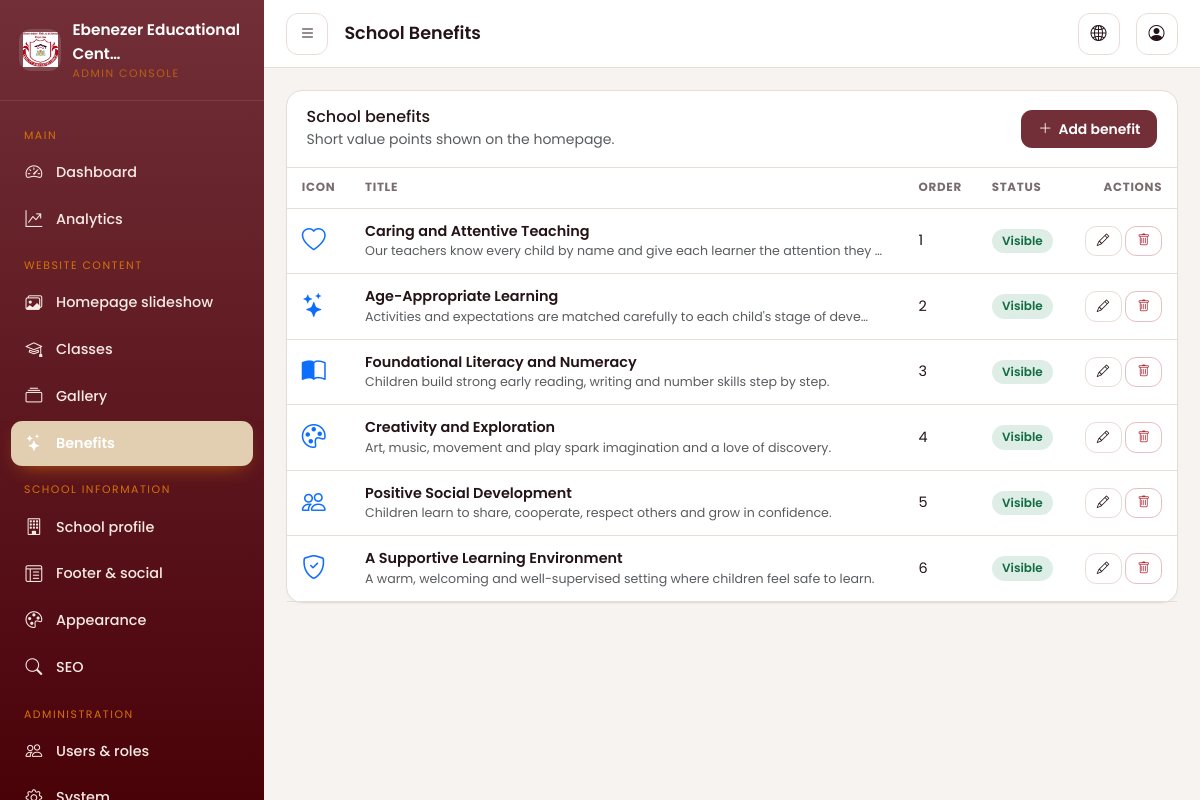
Page /dashboard/benefits/ (signed in) on the committed database.
### apps/core/models.py (models this page shows, shortened)
class SingletonModel(models.Model):
    CACHE_KEY = None
    class Meta:
        abstract = True
    @classmethod
    def _cache_key(cls) -> str:
        return cls.CACHE_KEY or f"singleton:{cls._meta.label}"
    @classmethod
    def get_solo(cls):
        key = cls._cache_key()
        obj = cache.get(key)
        if obj is None:
            obj, _ = cls.objects.get_or_create(pk=1)
            cache.set(key, obj, 60)
        return obj

class SchoolSettings(SingletonModel):
    CACHE_KEY = "settings:school"
    school_name = models.CharField(max_length=150, default="Ebenezer Educational Centre")
    short_description = models.CharField(
        max_length=300,
        blank=True,
        help_text="Used in the footer and social sharing cards.",
    )
    tagline = models.CharField(
        max_length=200,
        blank=True,
        help_text="Short tagline shown below the school name in the navbar.",
    )
    full_description = models.TextField(
        blank=True,
        help_text="Longer introduction used on the homepage and About page.",
    )
    address = models.CharField(max_length=255, blank=True, default="Jukwa, Cape Coast")
    town = models.CharField(max_length=100, blank=True, default="Jukwa")
    region = models.CharField(max_length=100, blank=True, default="Central Region")
    country = models.CharField(max_length=100, blank=True, default="Ghana")
    phone_primary = models.CharField(max_length=40, blank=True)
    phone_secondary = models.CharField(max_length=40, blank=True)
    email_primary = models.EmailField(blank=True)
    email_secondary = models.EmailField(blank=True)
    opening_hours = models.CharField(
        max_length=200, blank=True, default="Monday - Friday, 7:00am - 4:00pm"
    )
    vision = models.TextField(blank=True)
    mission = models.TextField(blank=True)
    proprietress_name = models.CharField(max_length=150, blank=True)
    proprietress_title = models.CharField(
        max_length=150, blank=True, default="Proprietress"
    )
    proprietress_message = models.TextField(blank=True)
    headmistress_image = models.ImageField(
        upload_to="branding/",
        blank=True,
        null=True,
        help_text="Optional photo of the school headmistress.",
    )
    logo = models.ImageField(upload_to="branding/", blank=True, null=True)
    logo_light = models.ImageField(
        upload_to="branding/",
        blank=True,
        null=True,
        help_text="Optional logo variant for dark backgrounds.",
    )
    favicon = models.ImageField(upload_to="branding/", blank=True, null=True)
    default_image = models.ImageField(
        upload_to="branding/", blank=True, null=True
    )
    home_welcome_image = models.ImageField(
        upload_to="branding/",
        blank=True,
        null=True,
        help_text="Photo shown in the Welcome section of the homepage.",
    )
    home_welcome_video = models.FileField(
        upload_to="branding/videos/",
        blank=True,
        null=True,
        validators=[VideoValidator()],
        help_text="Optional video shown in the Welcome section of the homepage (takes priority over the image if both are set).",
    )
    about_story_image = models.ImageField(
        upload_to="branding/",
        blank=True,
        null=True,
        help_text="Photo shown in the Our Story section of the About page.",
    )
    about_story_video = models.FileField(
        upload_to="branding/videos/",
        blank=True,
        null=True,
        validators=[VideoValidator()],
        help_text="Optional video shown in the Our Story section of the About page (takes priority over the image if both are set).",
    )
    map_url = models.URLField(
        blank=True,
        max_length=1000,
        help_text="Google Maps embed URL (Share → Embed a map in Google Maps), not a short sharing link. Leave blank to hide the map.",
    )
    directions_url = models.URLField(blank=True)
    footer_intro = models.TextField(blank=True)
    footer_copyright = models.CharField(max_length=255, blank=True)
    facebook_url = models.URLField(blank=True)
    instagram_url = models.URLField(blank=True)
    twitter_url = models.URLField(blank=True)
    tiktok_url = models.URLField(blank=True)
    youtube_url = models.URLField(blank=True)
    linkedin_url = models.URLField(blank=True)
    whatsapp_number = models.CharField(max_length=40, blank=True)
    updated_at = models.DateTimeField(auto_now=True)
    class Meta:
        verbose_name = "School settings"
        verbose_name_plural = "School settings"

### apps/school/models.py (models this page shows, shortened)
class SchoolBenefit(TimeStampedModel):
    title = models.CharField(max_length=120)
    description = models.TextField()
    icon = models.CharField(
        max_length=60,
        blank=True,
        default="bi-star",
        help_text="A Bootstrap Icons class name, e.g. bi-heart.",
    )
    display_order = models.PositiveIntegerField(default=0, validators=[MinValueValidator(0)])
    is_published = models.BooleanField(default=True, db_index=True)
    class Meta:
        ordering = ["display_order", "id"]
        verbose_name = "School benefit"
        verbose_name_plural = "School benefits"

### apps/dashboard/views.py (the view)
# urls.py: path("benefits/", views.benefit_list, name="benefit_list"),
@capability_required("content_manage")
def benefit_list(request):
    benefits = SchoolBenefit.objects.all()
    return render(
        request,
        "dashboard/benefits/list.html",
        {"benefits": benefits, "page_title": "School Benefits", "active": "benefits"},
    )

### templates/dashboard/benefits/list.html
{% extends "dashboard/base.html" %}
{% block content %}
<div class="dash-card">
  <div class="dash-card-head">
    <div>
      <h2 class="h6 mb-0">School benefits</h2>
      <span class="text-muted small">Short value points shown on the homepage.</span>
    </div>
    <a href="{% url 'dashboard:benefit_create' %}" class="dash-btn dash-btn-primary"><i class="bi bi-plus-lg"></i> Add benefit</a>
  </div>
  <div class="table-responsive">
    <table class="dash-table">
      <thead><tr><th>Icon</th><th>Title</th><th>Order</th><th>Status</th><th class="text-end">Actions</th></tr></thead>
      <tbody>
        {% for b in benefits %}
          <tr>
            <td><i class="bi {{ b.icon|default:'bi-stars' }} fs-4 text-primary"></i></td>
            <td>
              <div class="fw-semibold">{{ b.title }}</div>
              <div class="text-muted small">{{ b.description|truncatechars:80 }}</div>
            </td>
            <td>{{ b.display_order }}</td>
            <td>{% if b.is_published %}<span class="pill pill-active">Visible</span>{% else %}<span class="pill pill-inactive">Hidden</span>{% endif %}</td>
            <td class="text-end text-nowrap">
              <a class="dash-btn dash-btn-light dash-btn-sm" href="{% url 'dashboard:benefit_update' b.pk %}"><i class="bi bi-pencil"></i></a>
              <a class="dash-btn dash-btn-danger dash-btn-sm" href="{% url 'dashboard:benefit_delete' b.pk %}"><i class="bi bi-trash"></i></a>
            </td>
          </tr>
        {% empty %}
          <tr><td colspan="5" class="text-center text-muted py-5">No benefits yet.</td></tr>
        {% endfor %}
      </tbody>
    </table>
  </div>
</div>
{% endblock %}

### templates/dashboard/partials/sidebar.html (shortened to what this page needs)
{% load static %}{% load permissions %}
<aside class="dash-sidebar" aria-label="Dashboard navigation">
  <a class="dash-brand" href="{% url 'dashboard:overview' %}">
    <span class="mark">
      {% if school.logo %}<img src="{{ school.logo.url }}" alt="">{% else %}<i class="bi bi-mortarboard-fill"></i>{% endif %}
    </span>
    <span>
      <span class="name">{{ school.school_name|truncatechars:26 }}</span>
      <span class="sub d-block" style="color:#D5720A">Admin Console</span>
    </span>
  </a>
  <nav class="dash-nav">
    <div class="group-label">Main</div>
    {% if request.user|can:"dashboard_access" %}
      <a href="{% url 'dashboard:overview' %}" class="{% if active == 'overview' %}active{% endif %}"><i class="bi bi-speedometer2"></i> Dashboard</a>
    {% endif %}
    {% if request.user|can:"analytics_view" %}
      <a href="{% url 'dashboard:analytics' %}" class="{% if active == 'analytics' %}active{% endif %}"><i class="bi bi-graph-up-arrow"></i> Analytics</a>
    {% endif %}
    {% if request.user|can:"content_manage" %}
      <div class="group-label">Website content</div>
      <a href="{% url 'dashboard:slide_list' %}" class="{% if active == 'slides' %}active{% endif %}"><i class="bi bi-images"></i> Homepage slideshow</a>
      <a href="{% url 'dashboard:class_list' %}" class="{% if active == 'classes' %}active{% endif %}"><i class="bi bi-mortarboard"></i> Classes</a>
      <a href="{% url 'dashboard:album_list' %}" class="{% if active == 'gallery' %}active{% endif %}"><i class="bi bi-collection"></i> Gallery</a>
      <a href="{% url 'dashboard:benefit_list' %}" class="{% if active == 'benefits' %}active{% endif %}"><i class="bi bi-stars"></i> Benefits</a>
    {% endif %}
    {% if request.user|can:"settings_manage" %}
      <div class="group-label">School information</div>
      <a href="{% url 'dashboard:school_info' %}" class="{% if active == 'school' %}active{% endif %}"><i class="bi bi-building"></i> School profile</a>
      <a href="{% url 'dashboard:footer_settings' %}" class="{% if active == 'footer' %}active{% endif %}"><i class="bi bi-layout-text-window-reverse"></i> Footer &amp; social</a>
    {% endif %}
    {% if request.user|can:"appearance_manage" %}
      <a href="{% url 'dashboard:appearance' %}" class="{% if active == 'appearance' %}active{% endif %}"><i class="bi bi-palette"></i> Appearance</a>
    {% endif %}
    {% if request.user|can:"seo_manage" %}
      <a href="{% url 'dashboard:seo_settings' %}" class="{% if active == 'seo' %}active{% endif %}"><i class="bi bi-search"></i> SEO</a>
    {% endif %}
    {% if request.user|can:"notifications_manage" or request.user|can:"users_manage" or request.user|can:"system_manage" %}
      <div class="group-label">Administration</div>
      {% if request.user|can:"users_manage" %}
        <a href="{% url 'dashboard:user_list' %}" class="{% if active == 'users' %}active{% endif %}"><i class="bi bi-people"></i> Users &amp; roles</a>
      {% endif %}
      {% if request.user|can:"system_manage" %}
        <a href="{% url 'dashboard:system_settings' %}" class="{% if active == 'system' %}active{% endif %}"><i class="bi bi-gear"></i> System</a>
      {% endif %}
    {% endif %}
  </nav>
</aside>

### rows in the picture
SchoolSettings: logo (picture), school_name "Ebenezer Educational Cent…"
SchoolBenefit: title "Caring and Attentive Teaching", description "Our teachers know every child by name and give each learner the attention they …", display_order "1", is_published "Visible"
SchoolBenefit: title "Age-Appropriate Learning", description "Activities and expectations are matched carefully to each child's stage of deve…", display_order "2", is_published "Visible"
SchoolBenefit: title "Foundational Literacy and Numeracy", description "Children build strong early reading, writing and number skills step by step.", display_order "3", is_published "Visible"
SchoolBenefit: title "Creativity and Exploration", description "Art, music, movement and play spark imagination and a love of discovery.", display_order "4", is_published "Visible"
SchoolBenefit: title "Positive Social Development", description "Children learn to share, cooperate, respect others and grow in confidence.", display_order "5", is_published "Visible"
SchoolBenefit: title "A Supportive Learning Environment", description "A warm, welcoming and well-supervised setting where children feel safe to learn.", display_order "6", is_published "Visible"

### other values in the picture
{{ page_title|default:"Dashboard" }} "School Benefits"
